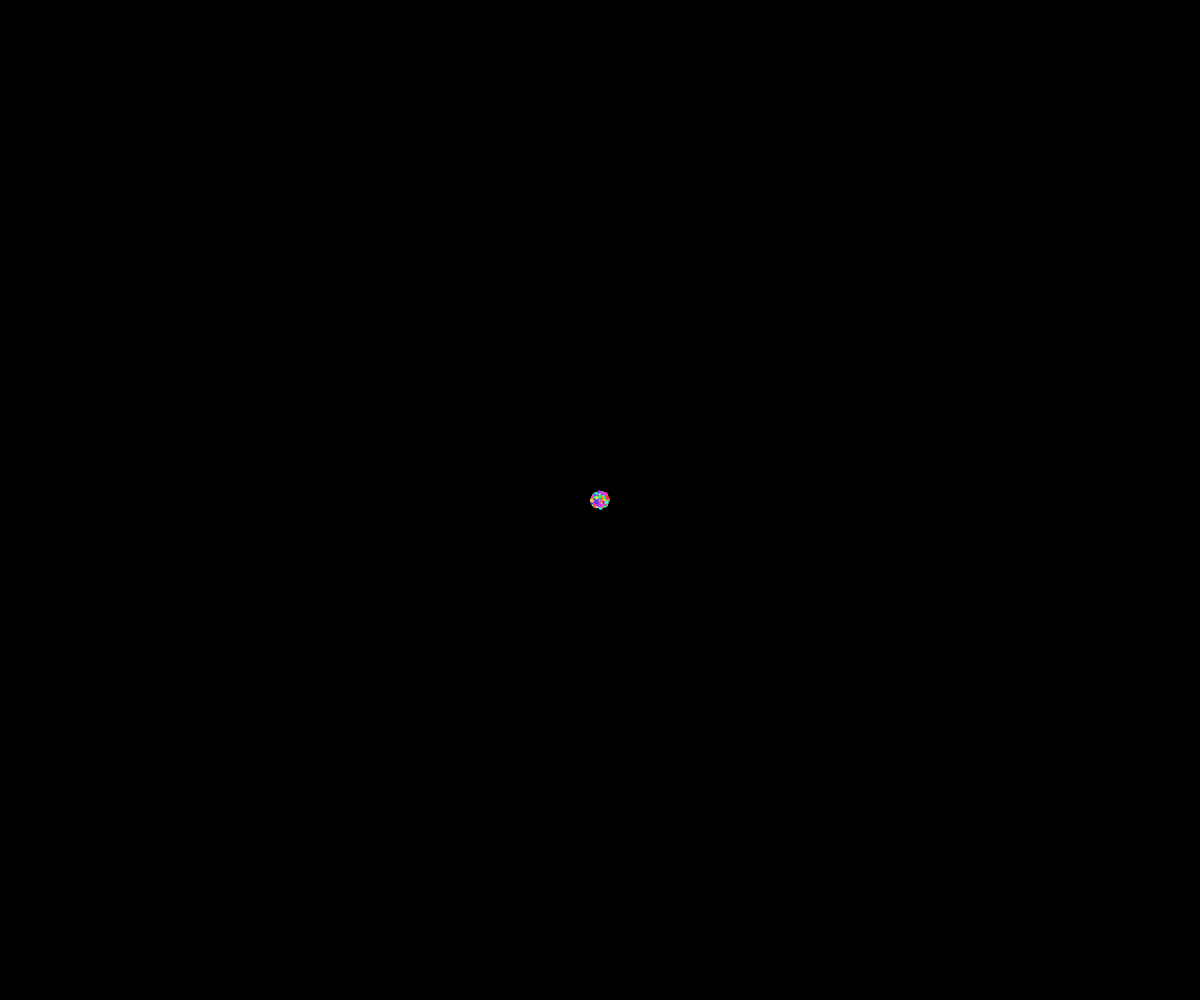
Frame 1 (no input)
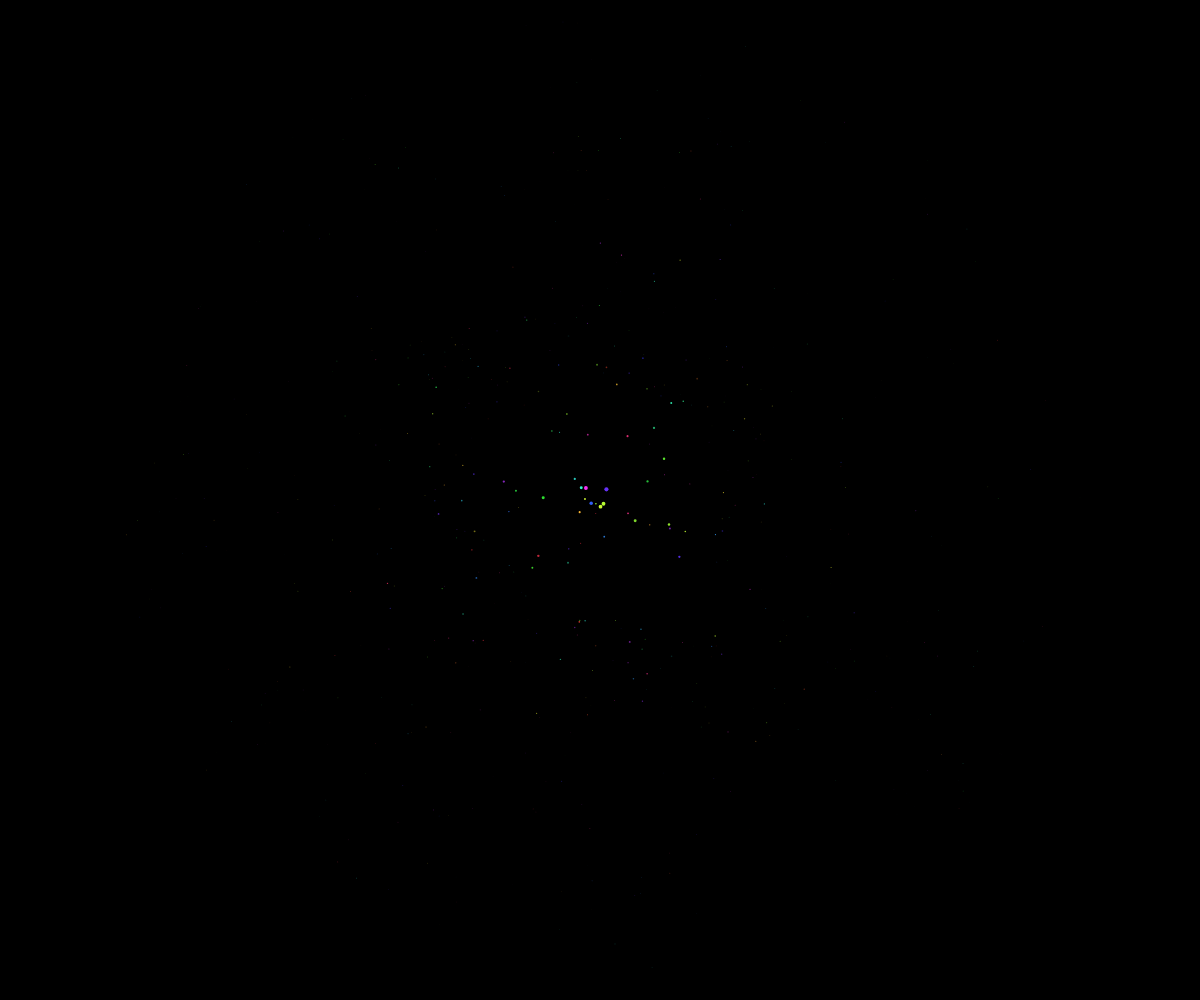
Frame 60 (no input)
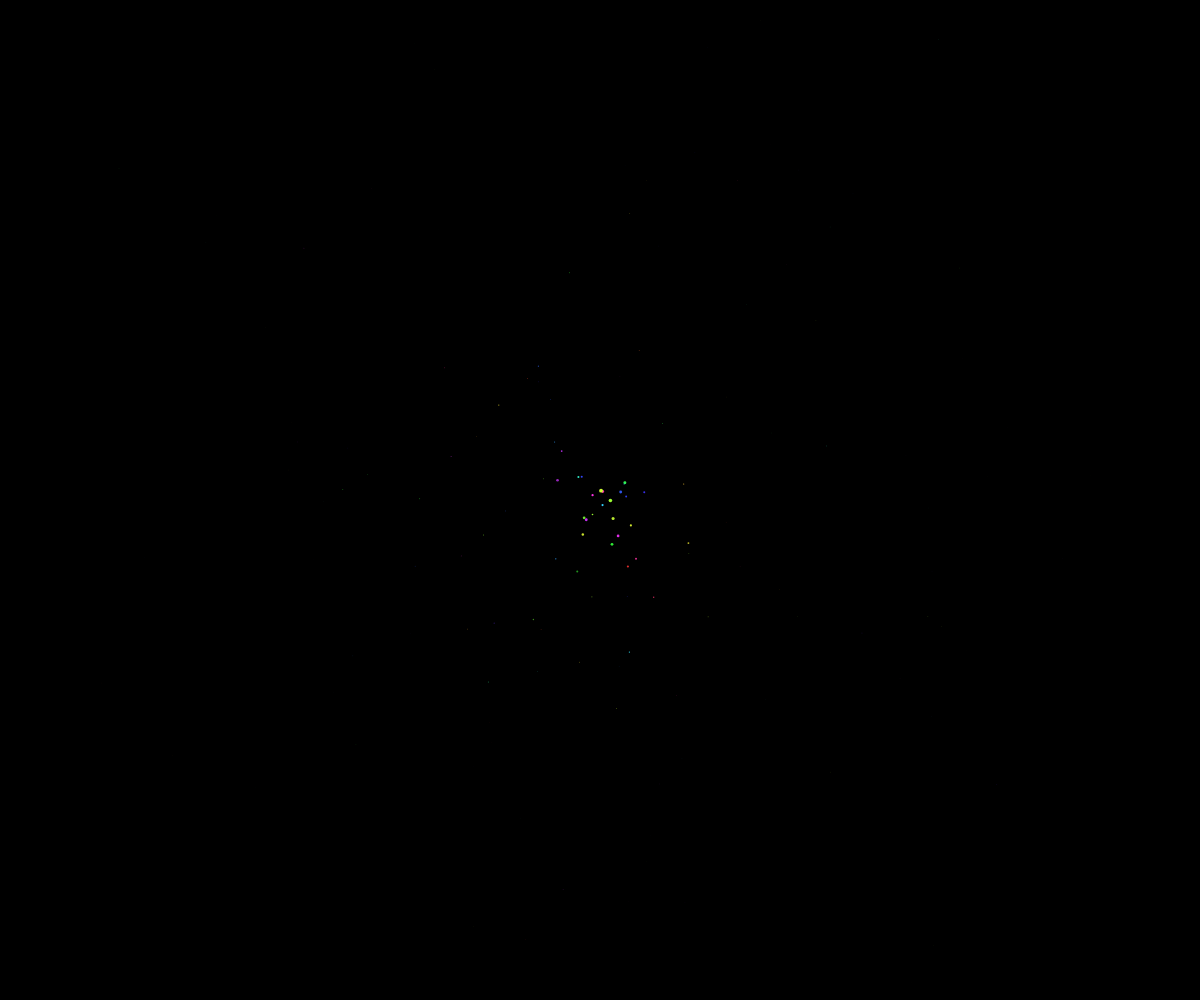
Frame 120 (the mouse pressed at the canvas centre since frame 60)

The p5.js sketch that drew these frames (run headless with seeded random() and noise() and a simulated clock; from frame 60 on, the mouse is pressed at the canvas centre):

// p5.js sketch
// ── sketch.js
let particles = [];
let centerX, centerY;
let zoom = 100;
let zoomTarget = 100;
let zoomSpeed = 0.02;
let time = 0;
let lines = [];
let finalPanelLines = [];

function setup() {
  createCanvas(windowWidth, windowHeight);
  colorMode(HSB, 360, 100, 100, 1);
  noStroke();
  
  centerX = width / 2;
  centerY = height / 2;
  
  // Create initial particles
  for (let i = 0; i < 500; i++) {
    particles.push({
      x: centerX,
      y: centerY,
      size: random(1, 5),
      speed: random(2, 8),
      angle: random(TWO_PI),
      hue: random(360),
      life: 1,
      maxLife: random(50, 150)
    });
  }
  
  // Precompute some lines for the final panel
  for (let i = 0; i < 200; i++) {
    finalPanelLines.push({
      x1: random(width),
      y1: random(height),
      x2: random(width),
      y2: random(height),
      hue: random(360)
    });
  }
}

function draw() {
  background(0);
  
  // Update zoom
  zoom += (zoomTarget - zoom) * zoomSpeed;
  
  // Draw particles
  for (let i = particles.length - 1; i >= 0; i--) {
    let p = particles[i];
    
    // Move particle
    p.x += cos(p.angle) * p.speed;
    p.y += sin(p.angle) * p.speed;
    
    // Update life
    p.life -= 1 / p.maxLife;
    
    // Apply zoom effect
    let dx = p.x - centerX;
    let dy = p.y - centerY;
    let distFromCenter = sqrt(dx * dx + dy * dy);
    let scale = zoom / (distFromCenter + zoom);
    
    // Draw particle
    fill(p.hue, 80, 100, p.life);
    ellipse(p.x, p.y, p.size * scale);
    
    // Remove dead particles
    if (p.life <= 0) {
      particles.splice(i, 1);
    }
  }
  
  // Add new particles occasionally
  if (random() < 0.3 && particles.length < 1000) {
    for (let i = 0; i < 5; i++) {
      particles.push({
        x: centerX,
        y: centerY,
        size: random(1, 5),
        speed: random(2, 8),
        angle: random(TWO_PI),
        hue: random(360),
        life: 1,
        maxLife: random(50, 150)
      });
    }
  }
  
  // Gradually zoom out
  zoomTarget -= 0.5;
  
  // Draw the final panel when zoom is low enough
  if (zoomTarget < -200) {
    for (let i = 0; i < finalPanelLines.length; i++) {
      let l = finalPanelLines[i];
      stroke(l.hue, 80, 100, 0.7);
      line(l.x1, l.y1, l.x2, l.y2);
    }
    
    // Draw some colored circles to enhance the panel look
    for (let i = 0; i < 30; i++) {
      let x = random(width);
      let y = random(height);
      let size = random(10, 50);
      fill(random(360), 80, 100, 0.5);
      ellipse(x, y, size);
    }
  }
  
  time++;
}
